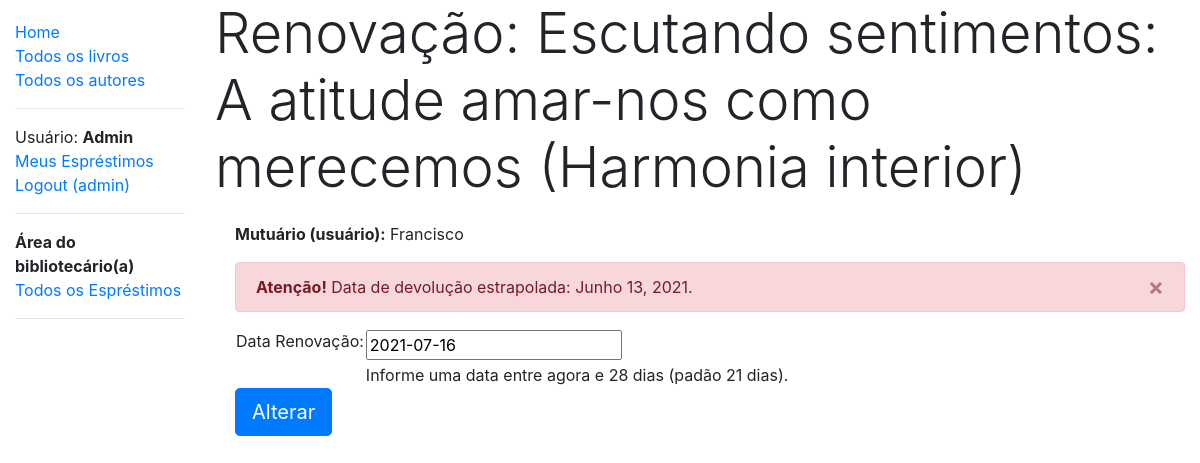
Screenshot of /catalog/book/4ff66f77-3fc7-4191-b6b9-fc08e8ca413a/renew/ (signed in) with the database file from the repository.
### catalog/models/bookinstance.py (models this page shows, shortened)
class BookInstance(models.Model):
    id = models.UUIDField(
        primary_key=True,
        default=uuid.uuid4,
        help_text='ID exclusivo para o livro específico em toda a biblioteca',
    )
    book = models.ForeignKey(
        Book,
        verbose_name="Livro",
        on_delete=models.SET_NULL,
        null=True,
    )
    imprint = models.CharField(
        'Detalhes da Edição',
        max_length=200,
    )
    borrower = models.ForeignKey(
        User,
        on_delete=models.SET_NULL,
        null=True,
        blank=True,
        verbose_name='Mutuário',
        help_text='Usuário que pegou o livro emprestado'
    )
    due_back = models.DateField(
        'Data de Devolução',
        null=True,
        blank=True,
    )
    status = models.CharField(
        'Situação do exemplar',
        max_length=1,
        choices=LOAN_STATUS,
        blank=True,
        default='m',
        help_text='Disponibilidade do exemplar',
    )
    class Meta:
        ordering = ['due_back']
        verbose_name = "Exemplar"
        verbose_name_plural = "Exemplares"
        permissions = (
            ("can_mark_returned", "Definir livro como devolvido"),
        )
    @property
    def is_overdue(self):
        if self.due_back and date.today() > self.due_back:
            return True
        return False

### catalog/models/book.py (models this page shows, shortened)
class Book(models.Model):
    title = models.CharField(
        "Título",
        max_length=200,
    )
    author = models.ForeignKey(
        "Author", # como o modelo Author ainda não tinha sido criado no momento da implementação do livro ele é indicado como string
        verbose_name="Autor",
        on_delete=models.SET_NULL,
        null=True,
    )
    summary = models.TextField(
        "Resumo",
        max_length=1000,
        help_text="Informe um resumo descritivo sobre o livro",
    )
    isbn = models.CharField(
        "ISBN",
        max_length=13,
        help_text='13 Caracteres <a href="https://www.isbn-international.org/content/what-isbn">ISBN number</a>'
    )
    genre = models.ManyToManyField(
        Genre, # Aqui o model Genre já tinha sido criado, então foi colocado o nome do model de forma explicita
        verbose_name="Gênero",
        help_text="Selecione um gênero para o livro"
    )
    language = models.ForeignKey(
        'Language',
        on_delete=models.SET_NULL,
        null= True,
        verbose_name='Idioma',
        help_text='Informe o idioma em que foi escrito o livro',
    )
    class Meta:
        verbose_name = "Livro"
        verbose_name_plural = "Livros"
    def display_genre(self):
        """ Cria uma string para Gênero - Isto é requerido no display da classe BookAdmin em admin.py
        (muitos-para-muitos)
        não é recomendado pelo custo computacional de acesso ao BD só para
        exemplificar que é possível """
        return ", ".join(genre.name for genre in self.genre.all()[:3])
    display_genre.short_description = "Gênero"

### catalog/views/BookInstanceView.py (the view)
# urls.py: path('book/<uuid:pk>/renew/', renew_book_librarian,
@permission_required('catalog.can_mark_returned')
def renew_book_librarian(request, pk):
    book_instance = get_object_or_404(BookInstance, pk=pk)
    if request.method == 'POST':
        form = RenewBookForm(request.POST)
        if form.is_valid():
            book_instance.due_back = form.cleaned_data['renewal_date']
            """Importante: Embora você também possa acessar os dados do
            formulário diretamente por meio do request (por exemplo,
            request.POST['renewal_date'] ou request.GET['renewal_date']
            se utilizando requisição GET), isso NÃO é recomendado.
            O dado limpo é "higienizado", validado, e convertido em tipo
            compatível com Python."""
            book_instance.save()
            return HttpResponseRedirect(reverse('all-borrowed'))
    else:
        propoused_renewal_date = datetime.date.today() + \
            datetime.timedelta(days=21)
        form = RenewBookForm(initial={
            'renewal_date': propoused_renewal_date,
        })
    context = {
        'form': form,
        'book_instance': book_instance,
    }
    return render(request, 'catalog/book_renew_librarian.html',
                  context)

### catalog/forms/renew_book_form.py (shortened to what this page needs)
class RenewBookForm(forms.Form):
    renewal_date = forms.DateField(
        help_text="Informe uma data entre agora e 28 dias (padão 21 dias).",
        label="Nova data de devolução do livro",
    )
    """Uma das formas de validar um campo no formulário através do metodo
    clean_nome_do_campo_do_form_que_se_deseja_validar(self). Neste metodo do
    formulário será definidas as condições para que o campo seja considerado
    válido ou não
    """

### catalog/templates/catalog/book_renew_librarian.html (shortened to what this page needs)
{% extends 'base_generic.html' %}
{% block content %}
    <h1 class="display-4">Renovação: {{ book_instance.book.title }}</h1>
    <div style="margin-left: 20px; margin-top: 20px">
            <p><strong>Mutuário (usuário):</strong> {{ book_instance.borrower.first_name }} </p>
            {% if book_instance.is_overdue %} <div class="alert alert-danger alert-dismissible fade show mx-auto" role="alert"
                style="margin-top: 10px;">
                <strong>Atenção!</strong> Data de devolução estrapolada: {{ book_instance.due_back }}.
                <button type="button" class="close" data-dismiss="alert" aria-label="Close">
                    <span aria-hidden="true">&times;</span>
                </button>
            </div> {% endif %}
            <form method="POST" action="">
                <table>
                    <tr>
                        <td style="vertical-align: middle;"><label for="{{ form.renewal_date.id_for_label }}">Data Renovação:</label></td>
                        <td>
                            {{ form.renewal_date }}
                        </td>
                    </tr>
                    <tr>
                        <td></td>
                        <td><span class="helptext">{{ form.renewal_date.help_text }}</span></td>
                    </tr>
                </table>
                <input type="submit" value="Alterar" class="btn btn-lg btn-primary">
            </form>
    </div>
{% endblock content %}

### catalog/templates/includes/nav.html
{% block sidebar %}
    <ul class="sidebar-nav">
        <li><a href="{% url 'index' %}">Home</a></li>
        <li><a href="{% url 'books' %}">Todos os livros</a></li>
        <li><a href="{% url 'author' %}">Todos os autores</a></li>
        {% if user.is_authenticated %}
            <hr>
            <li>Usuário: <strong>{{ user.get_username.title }}</strong></li>
            <li><a href="{% url 'my-borrowed' %}">Meus Espréstimos</a></li>
            <li><a href="{% url 'logout' %}?next={{ request.path }}">Logout ({{ user.username }}) </a></li>
            <hr>
        {% else %}
            <hr>
            <li><a href="{% url 'login' %}?next={{ request.path }}">Login</a></li>
            <hr>
        {% endif %}
        {% if perms.catalog.can_mark_returned %}
            <li><strong>Área do bibliotecário(a)</strong></li>
            <li><a href="{% url 'all-borrowed' %}">Todos os Espréstimos</a></li>
            <hr>
        {% endif %}
    </ul>
{% endblock %}

### catalog/static/css/styles.css (style rules this page uses)
.sidebar-nav { margin-top: 20px; padding: 0; list-style: none; }

### rows the page displays
BookInstance: book "Escutando sentimentos: A atitude amar-nos como merecemos (Harmonia interior)", borrower.first_name "Francisco", due_back "Junho 13, 2021"

### other values shown
{{ user.get_username.title }} "Admin"
{{ user.username }} "admin"
